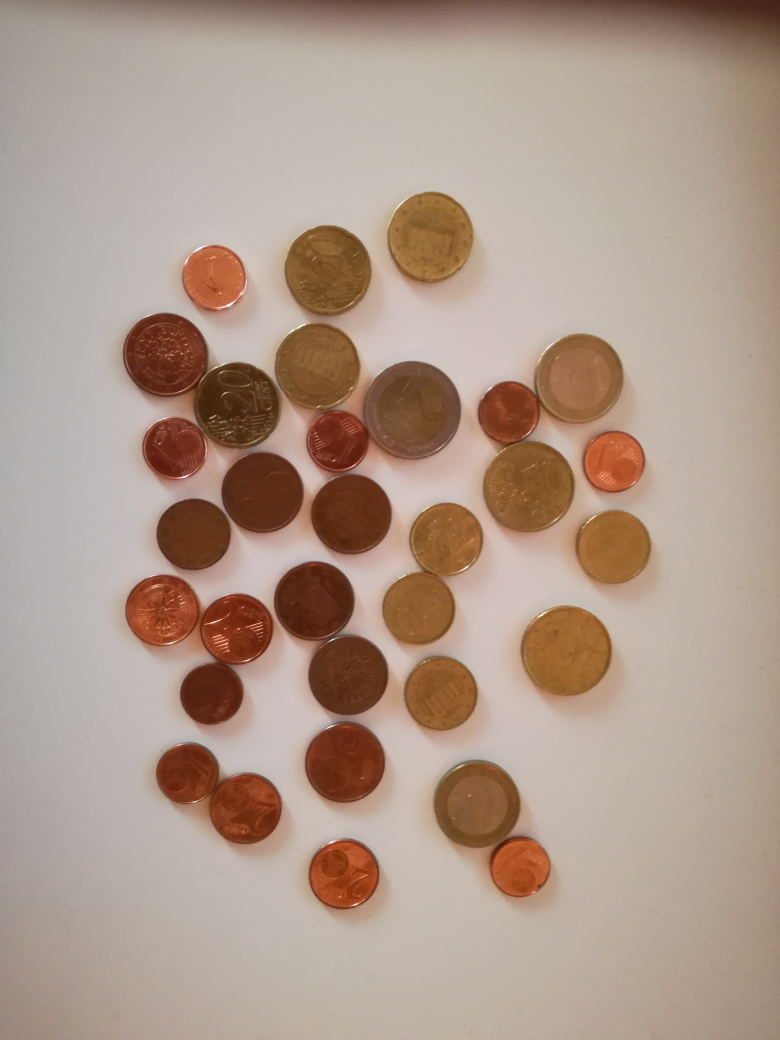
#> input picture slike/huawei P9 Lite/IMG_20171030_161612.jpg, 3120 x 4160 px (shown at 1/4 size); its folder holds only this picture in this run
$ python -i featuredetection.py   (imports and definitions only)   (older library calls are emulated)
#> lines starting #> are read from the running program, lines starting #| are printed output that depends on the picture
#> further down, picture is the input picture: shape (4160, 3120, 3); mean B, G, R 138.3, 152.9, 174.2
### profiler.py
import time
from functools import wraps

PROF_DATA = {}


def profile(fn):
    # [14 lines left out: function with_profiling, not called in this run]

    return with_profiling


# [7 lines left out: function print_prof_data, not called in this run]


def clear_prof_data():
    global PROF_DATA
    PROF_DATA = {}

### featuredetection.py
import cv2
import glob
import numpy as np
from profiler import profile

from coinsegmentation import get_coin_segments
from util import show_image
import copy
from colormath import color_objects, color_diff

import random

import matplotlib.pyplot as plt


# [25 lines left out: functions draw_hist, draw_4_hist, draw_hist_comparison, not called in this run]


def draw_2d_hist(hist2d):
    plt.imshow(hist2d, interpolation='nearest')
    plt.show()


class FeatureDetector:

    learning_images_base_path = '/home/comemaster/Documents/Projects/Diploma/EdgeDetect/slike/ucenje/'
    learning_images_folder = {'1c': '_1c', '2c': '_2c', '5c': '_5c', '10c': '_10c', '20c': '_20c', '50c': '_50c', '1e': '_1e', '2e': '_2e'}
    coin_values = ('1c', '2c', '5c', '10c', '20c', '50c', '1e', '2e')
    color_groups = {'bron', 'zlato', '1e', '2e'}

    def __init__(self):
        r = 100  # NEW_SIZE / 2
        ym, xm = np.ogrid[-r:r, -r:r]
        coin_mask = xm**2 + ym**2 > r**2  # ta maska definira krog (oziroma elemente zunaj kroga (manj nek rob) na kvadratu, saj teh ne upoštevamo)
        coin_mask_3 = np.dstack((coin_mask, coin_mask, coin_mask))
        self.coin_mask_1 = coin_mask
        self.coin_mask_3 = coin_mask_3

        # posebne maske za 1€ in 2€
        edge_width = 25  # 25 pri NEW_SIZE=200
        self.coin_edge_mask_1 = (xm**2 + ym**2 > r**2) | (xm**2 + ym**2 < (r - edge_width)**2)
        self.coin_inside_mask_1 = xm**2 + ym**2 > (r - edge_width)**2
        self.coin_edge_mask_3 = np.dstack((self.coin_edge_mask_1, self.coin_edge_mask_1, self.coin_edge_mask_1))
        self.coin_inside_mask_3 = np.dstack((self.coin_inside_mask_1, self.coin_inside_mask_1, self.coin_inside_mask_1))

        self.color_knowledge = {}
        self.color_group_knowledge = {}

    # [27 lines left out: function get_color_caracteristics, not called in this run]

    def get_color_histograms(self, coin_image):
        '''
        Returns nomalized histograms for edge and inside the coin
        for a and b channels seperately (4 hists total) of the CIE Lab space

        L←L∗255/100,a←a+128,b←b+128
        '''
        lab_coin = cv2.cvtColor(coin_image, cv2.COLOR_BGR2Lab)
#> lab_coin: shape (4160, 3120, 3); mean of channels 0, 1, 2 164.6, 134.4, 139.3
        l, a, b = np.dsplit(lab_coin, 3)
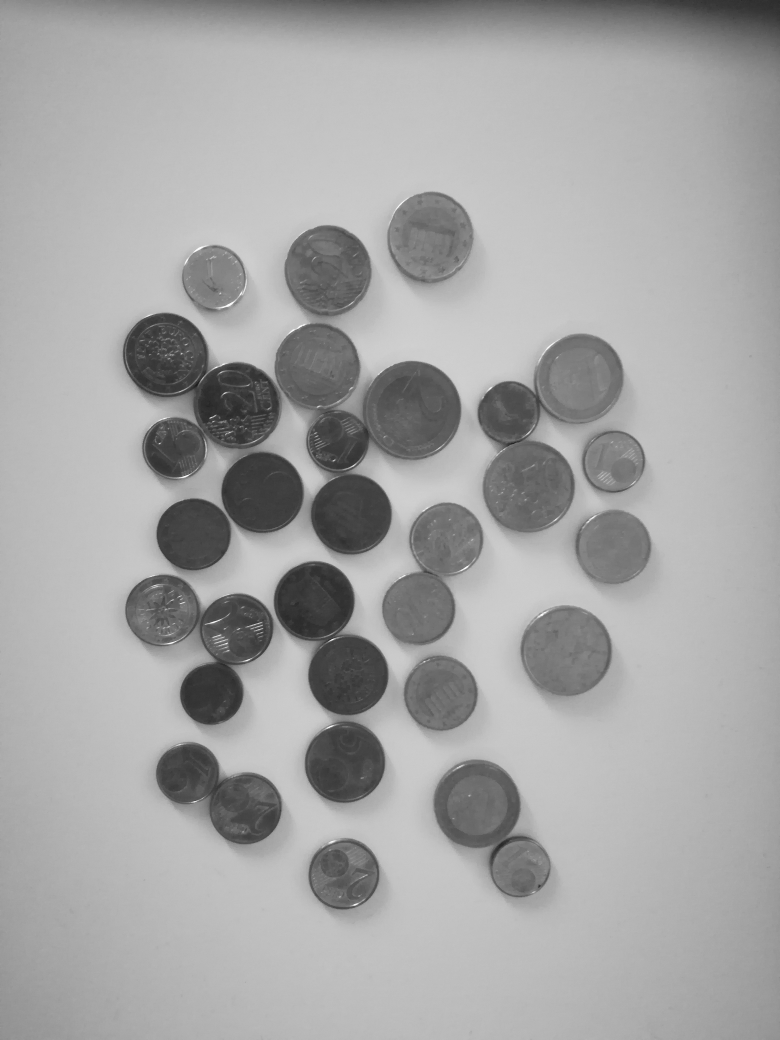
#> l: shape (4160, 3120, 1) (shown at 1/4 size); min 9, max 255, mean 164.6
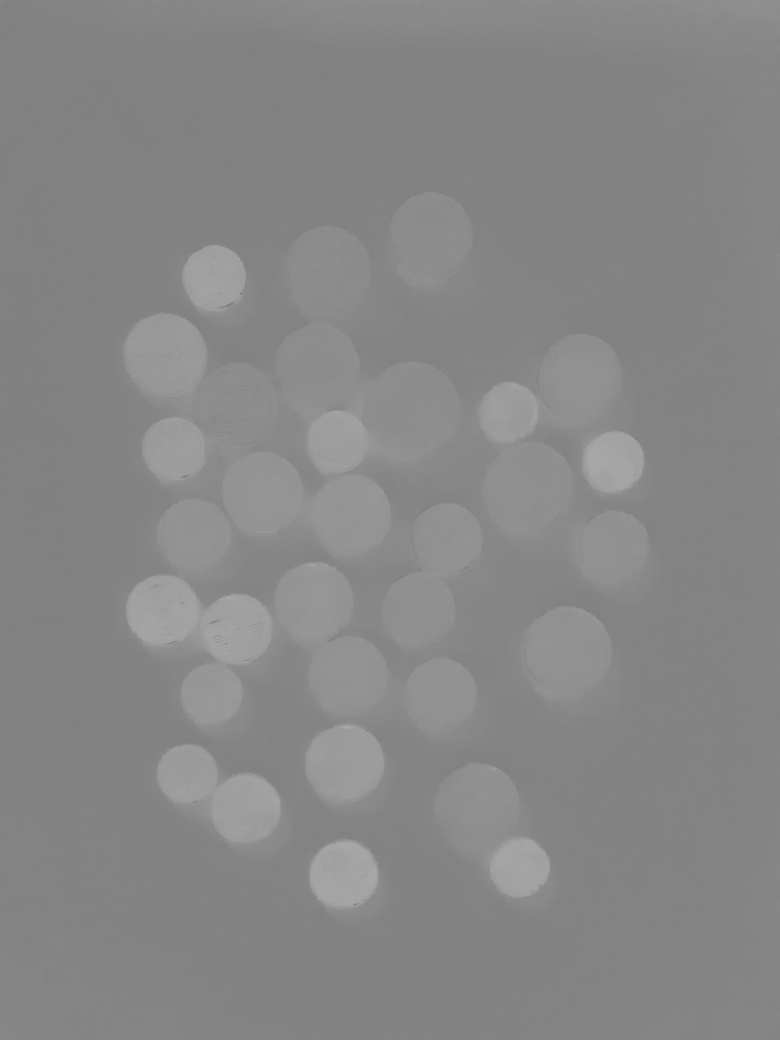
#> a: shape (4160, 3120, 1) (shown at 1/4 size); min 121, max 172, mean 134.4
#> (the run stopped early here; a loop or call above may not have finished)

$ run again, on slike/huawei P9 Lite/IMG_20171030_162434.jpg
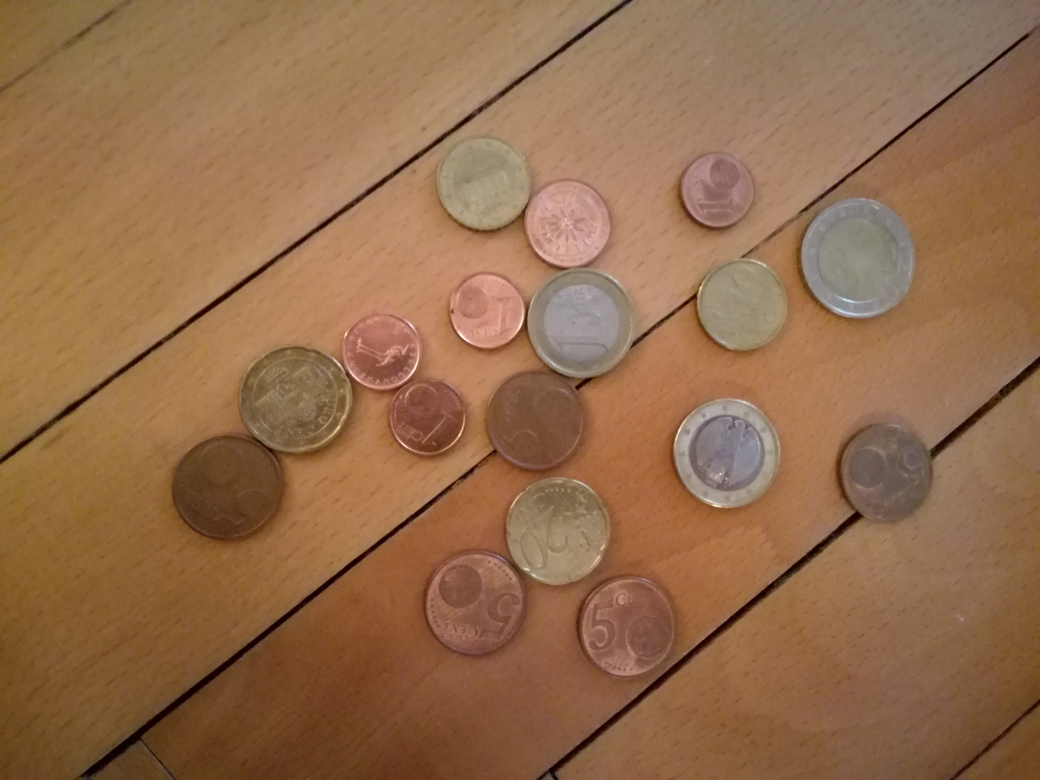
#> input picture slike/huawei P9 Lite/IMG_20171030_162434.jpg, 4160 x 3120 px (shown at 1/4 size)
#> picture is the input picture: shape (3120, 4160, 3); mean B, G, R 75.9, 108.3, 147.6
#> lab_coin: shape (3120, 4160, 3); mean of channels 0, 1, 2 124.7, 139.7, 152.3
#> in get_color_histograms, `l, a, b = np.dsplit(lab_coin, 3)`:
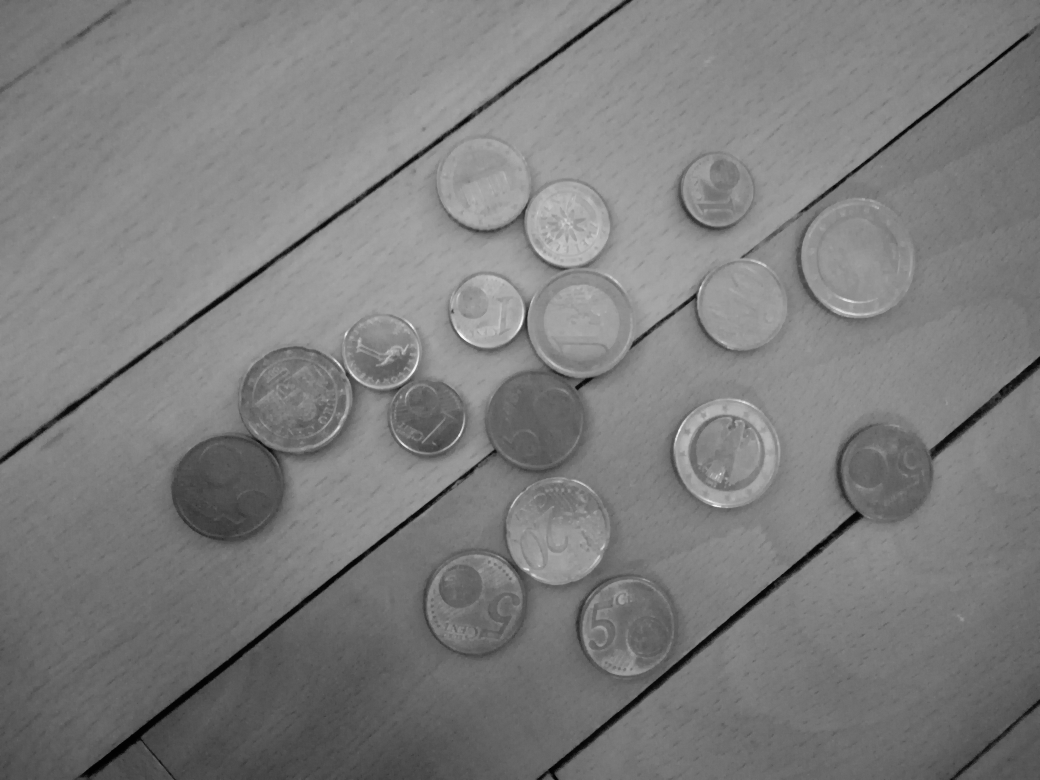
#> l: shape (3120, 4160, 1) (shown at 1/4 size); min 1, max 251, mean 124.7
#> in get_color_histograms, `l, a, b = np.dsplit(lab_coin, 3)`:
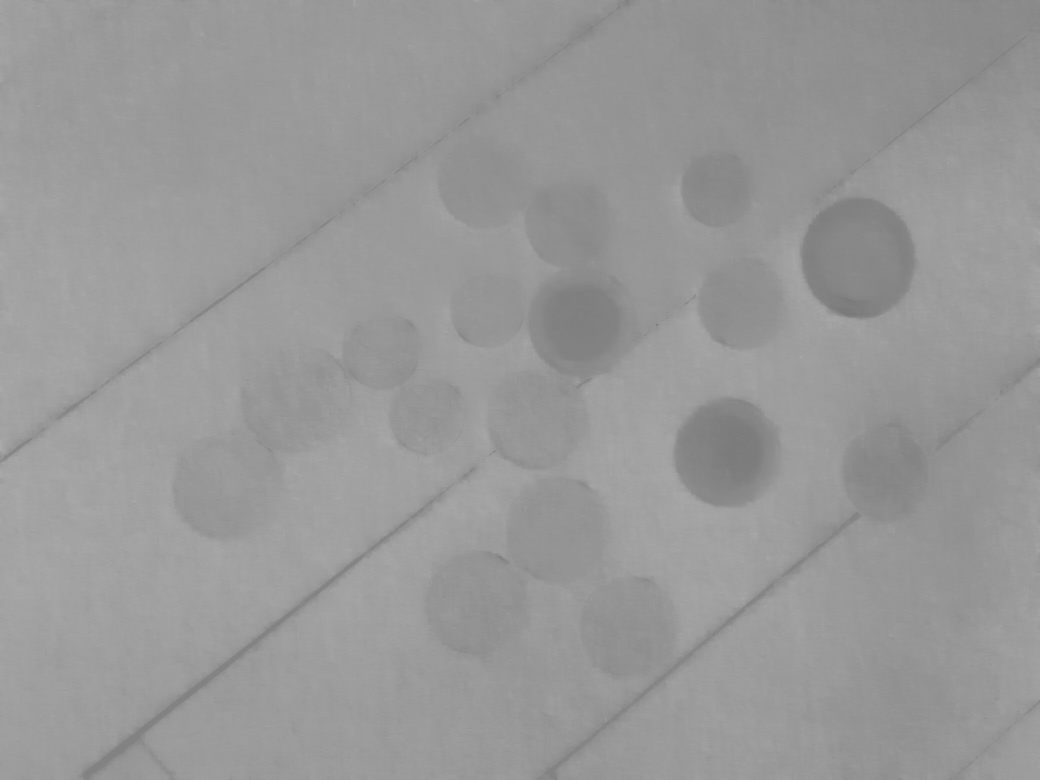
#> b: shape (3120, 4160, 1) (shown at 1/4 size); min 118, max 180, mean 152.3
